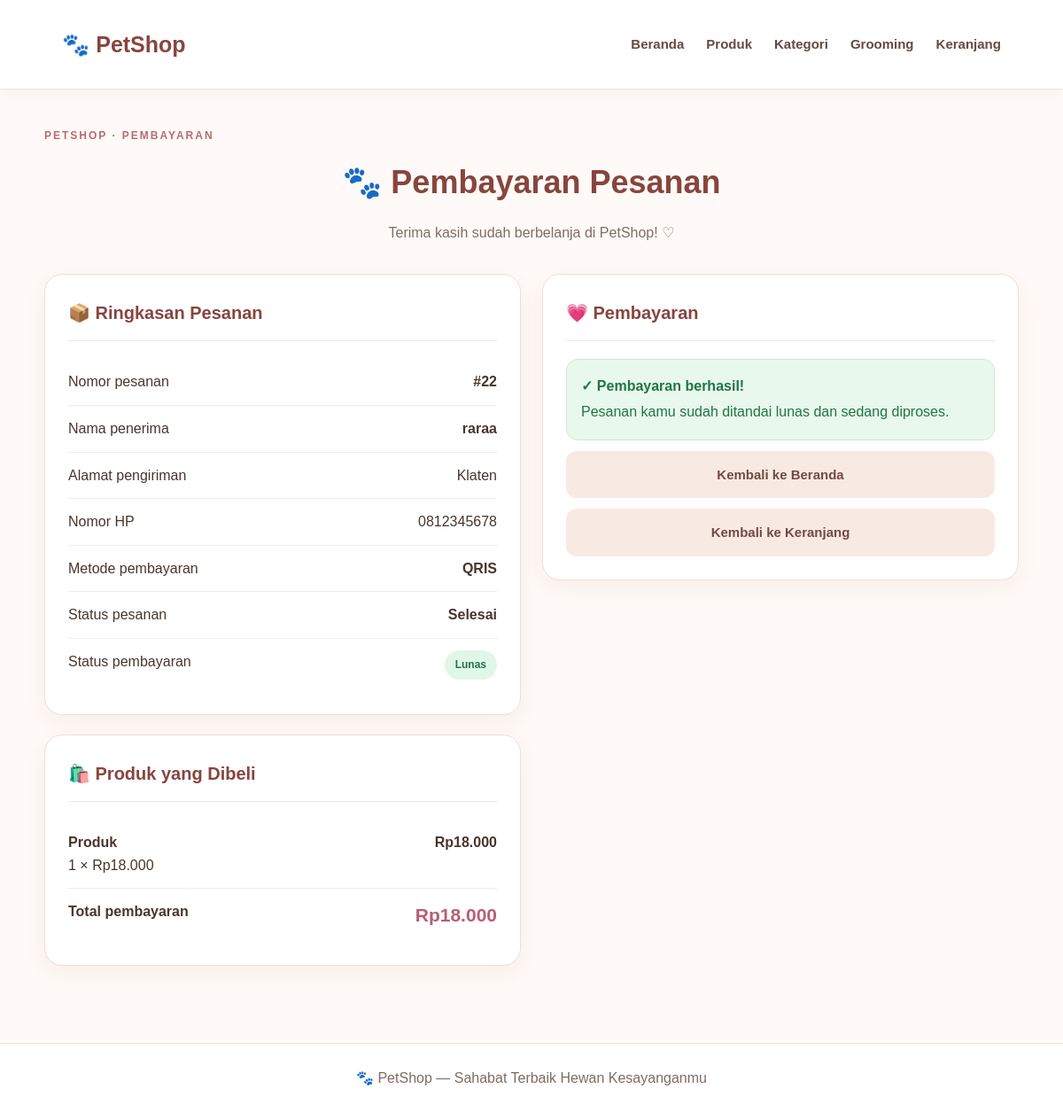
/pembayaran.php?id=22 (signed in), run on the app's committed database.
### tables this page shows
CREATE TABLE `pesanan` (
  `id` int NOT NULL,
  `user_id` int NOT NULL,
  `nama_penerima` varchar(100) DEFAULT NULL,
  `tanggal` datetime DEFAULT CURRENT_TIMESTAMP,
  `total` decimal(12,2) NOT NULL,
  `alamat` text NOT NULL,
  `no_hp` varchar(20) NOT NULL,
  `metode_pembayaran` varchar(50) NOT NULL,
  `status` enum('Menunggu Pembayaran','Menunggu Verifikasi','Diproses','Dikirim','Selesai','Dibatalkan') DEFAULT 'Menunggu Pembayaran',
  `status_pembayaran` enum('Belum Bayar','Lunas') NOT NULL DEFAULT 'Belum Bayar'
);

CREATE TABLE `users` (
  `id` int NOT NULL,
  `nama` varchar(100) NOT NULL,
  `email` varchar(100) NOT NULL,
  `password` varchar(255) NOT NULL,
  `role` enum('admin','pelanggan') DEFAULT 'pelanggan',
  `alamat` text,
  `no_hp` varchar(20) DEFAULT NULL,
  `created_at` timestamp NULL DEFAULT CURRENT_TIMESTAMP
);

CREATE TABLE `detail_pesanan` (
  `id` int NOT NULL,
  `pesanan_id` int NOT NULL,
  `produk_id` int NOT NULL,
  `harga` decimal(12,2) NOT NULL,
  `jumlah` int NOT NULL,
  `subtotal` decimal(12,2) NOT NULL
);

### pembayaran.php (the view, shortened to what this page needs)
<?php
require_once 'config/koneksi.php';
function e($value) {
    return htmlspecialchars((string)($value ?? ''), ENT_QUOTES, 'UTF-8');
}
function rupiah($angka) {
    return 'Rp' . number_format((float)$angka, 0, ',', '.');
}
$userId = (int) $_SESSION['user_id'];
$pesananId = filter_input(INPUT_GET, 'id', FILTER_VALIDATE_INT);
$stmt = mysqli_prepare(
    $koneksi,
    "SELECT * FROM pesanan WHERE id = ? AND user_id = ? LIMIT 1"
);
mysqli_stmt_bind_param($stmt, 'ii', $pesananId, $userId);
mysqli_stmt_execute($stmt);
$pesanan = mysqli_fetch_assoc(mysqli_stmt_get_result($stmt));
$stmt = mysqli_prepare(
    $koneksi,
    "SELECT * FROM detail_pesanan WHERE pesanan_id = ?"
);
mysqli_stmt_bind_param($stmt, 'i', $pesananId);
mysqli_stmt_execute($stmt);
$resultDetail = mysqli_stmt_get_result($stmt);
$details = [];
while ($row = mysqli_fetch_assoc($resultDetail)) {
    $details[] = $row;
}
$total = (float) ($pesanan['total'] ?? 0);
$metode = $pesanan['metode_pembayaran'] ?? 'QRIS';
$statusPesanan = $pesanan['status'] ?? 'Menunggu Pembayaran';
$stmtBayar = mysqli_prepare(
    $koneksi,
    "SELECT status
     FROM pembayaran
     WHERE pesanan_id = ?
     ORDER BY id DESC
     LIMIT 1"
);
mysqli_stmt_bind_param($stmtBayar, 'i', $pesananId);
mysqli_stmt_execute($stmtBayar);
$dataBayar = mysqli_fetch_assoc(
    mysqli_stmt_get_result($stmtBayar)
);
$lunas = (
    strtolower(trim($pesanan['status_pembayaran'] ?? '')) === 'lunas'
    || strtolower(trim($dataBayar['status'] ?? '')) === 'diterima'
);
$statusPembayaran = $lunas
    ? 'Lunas'
    : (
        ($dataBayar['status'] ?? '') === 'Menunggu Verifikasi'
            ? 'Menunggu Verifikasi'
            : 'Belum Bayar'
    );
?>
<!DOCTYPE html>
<html lang="id">
<head>
    <link rel="stylesheet" href="assets/css/style.css">
</head>
<body>
<header class="navbar">
    <div class="container">
        <a href="index.php" class="logo">🐾 PetShop</a>
        <nav>
            <a href="index.php">Beranda</a>
            <a href="produk.php">Produk</a>
            <a href="kategori.php">Kategori</a>
            <a href="grooming.php">Grooming</a>
            <a href="keranjang.php">Keranjang</a>
        </nav>
    </div>
</header>
<main class="payment-page">
    <div class="payment-heading">
        <div class="eyebrow">PETSHOP · PEMBAYARAN</div>
        <h1>🐾 Pembayaran Pesanan</h1>
        <p>Terima kasih sudah berbelanja di PetShop! ♡</p>
    </div>
    <div class="payment-grid">
        <section>
            <div class="payment-card">
                <h2>📦 Ringkasan Pesanan</h2>
                <div class="payment-row">
                    <span>Nomor pesanan</span>
                    <strong>#<?= (int) $pesanan['id'] ?></strong>
                </div>
                <div class="payment-row">
                    <span>Nama penerima</span>
                    <strong>
                        <?php
                        $stmtNama = mysqli_prepare(
                            $koneksi,
                            "SELECT nama FROM users WHERE id = ? LIMIT 1"
                        );
                        mysqli_stmt_bind_param($stmtNama, 'i', $pesanan['user_id']);
                        mysqli_stmt_execute($stmtNama);
                        $dataNama = mysqli_fetch_assoc(
                            mysqli_stmt_get_result($stmtNama)
                        );
                        echo e($dataNama['nama'] ?? '-');
                        ?>
                    </strong>
                </div>
                <div class="payment-row">
                    <span>Alamat pengiriman</span>
                    <span>
                        <?= e($pesanan['alamat'] ?? $pesanan['alamat_pengiriman'] ?? '-') ?>
                    </span>
                </div>
                <div class="payment-row">
                    <span>Nomor HP</span>
                    <span><?= e($pesanan['no_hp'] ?? '-') ?></span>
                </div>
                <div class="payment-row">
                    <span>Metode pembayaran</span>
                    <strong><?= e($metode) ?></strong>
                </div>
                <div class="payment-row">
                    <span>Status pesanan</span>
                    <strong><?= e($statusPesanan) ?></strong>
                </div>
                <div class="payment-row">
                    <span>Status pembayaran</span>
                    <span class="payment-status <?= $lunas ? 'paid' : '' ?>">
                        <?= e($statusPembayaran) ?>
                    </span>
                </div>
            </div>
            <div class="payment-card">
                <h2>🛍️ Produk yang Dibeli</h2>
                <?php if (empty($details)): ?>
                    <p class="empty-detail">
                        Detail produk pesanan tidak ditemukan.
                    </p>
                <?php else: ?>
                    <?php foreach ($details as $item): ?>
                        <div class="payment-row">
                            <div>
                                <strong>
                                    <?= e($item['nama_produk'] ?? 'Produk') ?>
                                </strong>
                                <div>
                                    <?= (int) ($item['jumlah'] ?? 0) ?>
                                    ×
                                    <?= rupiah($item['harga'] ?? 0) ?>
                                </div>
                            </div>
                            <strong>
                                <?= rupiah(
                                    $item['subtotal'] ??
                                    ((float) ($item['harga'] ?? 0) *
                                    (int) ($item['jumlah'] ?? 0))
                                ) ?>
                            </strong>
                        </div>
                    <?php endforeach; ?>
                <?php endif; ?>
                <div class="payment-row">
                    <strong>Total pembayaran</strong>
                    <span class="payment-total"><?= rupiah($total) ?></span>
                </div>
            </div>
        </section>
        <section>
            <div class="payment-card">
                <h2>💗 Pembayaran</h2>
                <?php if ($metode === 'COD'): ?>
                    <div class="success-notice">
                        <strong>📦 Pembayaran COD</strong><br>
                        Pembayaran dilakukan saat pesanan diterima.
                        Siapkan uang sesuai total pesanan.
                    </div>
                    <div class="payment-row">
                        <span>Total yang harus dibayar</span>
                        <strong class="payment-total"><?= rupiah($total) ?></strong>
                    </div>
                <?php elseif ($lunas): ?>
                    <div class="success-notice">
                        <strong>✓ Pembayaran berhasil!</strong><br>
                        Pesanan kamu sudah ditandai lunas dan sedang diproses.
                    </div>
                <?php endif; ?>
                <a href="index.php" class="payment-button secondary">
                    Kembali ke Beranda
                </a>
                <a href="keranjang.php" class="payment-button secondary">
                    Kembali ke Keranjang
                </a>
            </div>
        </section>
    </div>
</main>
<footer class="payment-footer">
    <p>🐾 PetShop — Sahabat Terbaik Hewan Kesayanganmu</p>
</footer>
</body>
</html>

### assets/css/style.css (style rules this page uses)
:root { --brown: #70432e; --brown-dark: #59321f; --orange: #e97e35; --cream: #fff8ee; --pink: #ffeded; --text: #403129; --muted: #76675d; --white: #ffffff; --line: #f0e5d9; }
* { margin: 0; padding: 0; box-sizing: border-box; }
html { scroll-behavior: smooth; scroll-padding-top: 100px; }
body { font-family: 'Nunito', sans-serif; font-size: 16px; line-height: 1.7; color: var(--text); background: #fffefd; overflow-x: hidden; }
a { color: inherit; text-decoration: none; }
button, a { -webkit-tap-highlight-color: transparent; }
.navbar { position: sticky; top: 0; z-index: 1000; display: flex; align-items: center; justify-content: space-between; flex-wrap: wrap; gap: 15px; width: 100%; min-height: 82px; padding: 12px 3%; background: rgba(255, 255, 255, 0.98); border-bottom: 1px solid #f3e8df; box-shadow: 0 3px 18px #59321f08; }
.eyebrow { display: flex; align-items: center; gap: 8px; margin-bottom: 9px; color: var(--orange); font-size: 13px; font-weight: 900; letter-spacing: 0.4px; }
@media (max-width: 1250px) and (min-width: 761px) { .navbar { gap: 10px; padding: 12px 2%; } }
html, body { max-width: 100%; overflow-x: clip; }
.navbar { width: 100%; box-sizing: border-box; }

### pembayaran.php (style rules this page uses)
* { box-sizing: border-box; }
body { margin: 0; background: #fffaf7; color: #49352f; font-family: Arial, sans-serif; font-size: 16px; }
a { text-decoration: none; }
.navbar { background: #fff; border-bottom: 1px solid #f3e4dc; box-shadow: 0 3px 15px rgba(92, 55, 42, .05); position: relative; z-index: 10; }
.navbar .container { width: min(1150px, 92%); min-height: 76px; margin: auto; display: flex; justify-content: space-between; align-items: center; gap: 24px; }
.navbar .logo { color: #87453e; font-size: 25px; font-weight: bold; white-space: nowrap; }
.navbar nav { display: flex; align-items: center; justify-content: flex-end; gap: 25px; flex-wrap: wrap; }
.navbar nav a { color: #654b42; font-size: 15px; font-weight: 600; transition: color .2s; }
.payment-page { width: min(1100px, 92%); margin: 42px auto 65px; }
.payment-heading { text-align: center; margin-bottom: 32px; }
.payment-heading .eyebrow { color: #b76b70; font-size: 12px; font-weight: bold; letter-spacing: 2px; }
.payment-heading h1 { margin: 12px 0; color: #87453e; font-size: clamp(27px, 4vw, 36px); }
.payment-heading p { margin: 0; color: #806d65; line-height: 1.8; }
.payment-grid { display: grid; grid-template-columns: minmax(0, 1fr) minmax(0, 1fr); gap: 24px; align-items: start; }
.payment-card { padding: 26px; margin-bottom: 22px; background: #fff; border: 1px solid #f0dfd5; border-radius: 20px; box-shadow: 0 8px 25px rgba(97, 58, 40, .06); }
.payment-card h2 { margin: 0 0 20px; padding-bottom: 14px; border-bottom: 1px solid #f3e5de; color: #87453e; font-size: 20px; }
.payment-row { display: flex; justify-content: space-between; align-items: flex-start; gap: 14px; padding: 13px 0; border-bottom: 1px solid #f4eae5; line-height: 1.6; }
.payment-row:last-child { border-bottom: none; }
.payment-row > span:last-child, .payment-row > strong:last-child { text-align: right; overflow-wrap: anywhere; }
.payment-total { color: #b65e75; font-size: 21px; font-weight: bold; }
.payment-status { display: inline-block; padding: 7px 12px; border-radius: 20px; background: #fff0d7; color: #805b1c; font-size: 12px; font-weight: bold; }
.payment-status.paid { background: #e0f7e8; color: #217447; }
.success-notice { padding: 16px; margin: 12px 0; border: 1px solid #cdebd6; border-radius: 13px; background: #e8f8ed; color: #217447; line-height: 1.8; }
.payment-button { display: block; width: 100%; padding: 14px 18px; margin-top: 12px; border: none; border-radius: 12px; background: #87453e; color: white; font-family: inherit; font-size: 15px; font-weight: bold; text-align: center; cursor: pointer; transition: .2s; }
.payment-button.secondary { background: #f8eae3; color: #704b43; }
.payment-footer { padding: 25px 15px; border-top: 1px solid #f0dfd5; background: #fff; color: #806b65; text-align: center; }
.payment-footer p { margin: 0; }

### data on the page
pesanan: id "22", alamat "Klaten", no_hp "0812345678", metode_pembayaran "QRIS", status "Selesai", status_pembayaran "Lunas", total "Rp18.000"
users: nama "raraa"
detail_pesanan: nama_produk "Produk", jumlah "1", harga "Rp18.000", subtotal "Rp18.000"
